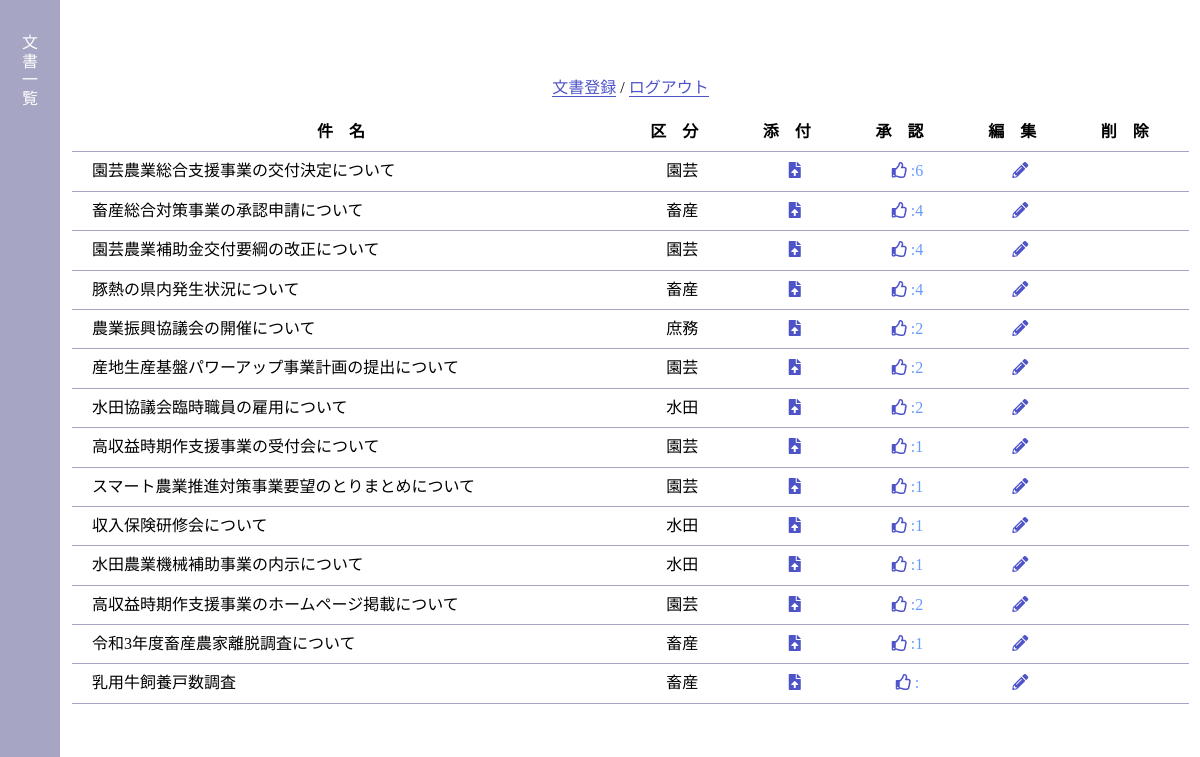
/filemgmt/doc_read.php (signed in), run on the app's committed database.
### tables this page shows
CREATE TABLE `document_table` (
  `id` int(12) NOT NULL,
  `doc_title` varchar(200) NOT NULL,
  `doc_contents` varchar(400) NOT NULL,
  `upfile` varchar(200) DEFAULT NULL,
  `created_at` datetime NOT NULL,
  `updated_at` datetime NOT NULL,
  `created_by` int(12) NOT NULL,
  `updated_by` int(12) NOT NULL
);

### filemgmt/doc_read.php (the view, shortened to what this page needs)
<?php
$pdo = connect_to_db();
$user_id = $_SESSION["id"];
$sql = "SELECT * FROM document_table
        LEFT OUTER JOIN (SELECT doc_id, COUNT(id) AS cnt
        FROM approval_table GROUP BY doc_id) AS cnt_group
        ON document_table.id = cnt_group.doc_id";
$stmt = $pdo->prepare($sql);
$status = $stmt->execute();
if ($status == false) {
  $error = $stmt->errorInfo();
  echo json_encode(["error_msg" => "{$error[2]}"]);
  exit();
} else {
  $result = $stmt->fetchAll(PDO::FETCH_ASSOC);
  $output = "";
  foreach ($result as $record) {
    $sql_appr = "SELECT doc_id,
    GROUP_CONCAT(CONCAT(username) SEPARATOR ', ') AS approver
    FROM (approval_table LEFT OUTER JOIN users_table
    ON approval_table.user_id = users_table.id) GROUP BY doc_id";
    $stmt_appr = $pdo->prepare($sql_appr);
    $status_appr = $stmt_appr->execute();
    if ($status_appr == false) {
      $error = $stmt_appr->errorInfo();
      echo json_encode(["error_msg" => "{$error[2]}"]);
      exit();
    } else {
      $result_appr = $stmt_appr->fetchAll(PDO::FETCH_ASSOC);
      $result_appr2 = array_unique($result_appr);
      foreach ($result_appr2 as $record_appr) {
        if ($user_id == $record["created_by"]) {
          $output .= "<tr>";
          $output .= "<td class='title'>{$record["doc_title"]}</td>";
          $output .= "<td>{$record["doc_contents"]}</td>";
          $output .= "<td><a href='../filemgmt/file_upform.php?id={$record["id"]}' class='icon'><i class='fas fa-file-upload'></i></a></td>";
          $output .= "<td><div class='tooltip'>
          <span class='tooltip-text'>承認者: {$record_appr["approver"]}</span>
          <span><i class='fas fa-thumbs-up'></i> :{$record["cnt"]}</span></div></td>";
          $output .= "<td><a href='../filemgmt/doc_edit.php?id={$record["id"]}' class='icon'><i class='fas fa-pencil-alt'></i></a></td>";
          $output .= "<td><a href='../filemgmt/doc_delete.php?id={$record["id"]}' class='icon' onclick='return confirm_del();'><i class='fas fa-eraser'></i></a></td>";
          $output .= "</tr>";
        } else {
          $output .= "<tr>";
          $output .= "<td class='title'>{$record["doc_title"]}</td>";
          $output .= "<td>{$record["doc_contents"]}</td>";
          $output .= "<td><a href='../filemgmt/file_upform.php?id={$record["id"]}' class='icon'><i class='fas fa-file-upload'></i></a></td>";
          $output .= "<td><div class='tooltip'>
          <span class='tooltip-text'>承認者: {$record_appr["approver"]}</span>
          <a href='../filemgmt/approval_create.php?user_id={$user_id}&doc_id={$record["id"]}' class='icon'><i class='far fa-thumbs-up'></i></a>
          <span> :{$record["cnt"]}</span>
          </div></td>";
          $output .= "<td><a href='../filemgmt/doc_edit.php?id={$record["id"]}' class='icon'><i class='fas fa-pencil-alt'></i></a></td>";
          $output .= "<td></td></tr>";
        }
      }
    }
  }
}
?>
<!DOCTYPE html>
<html lang="ja">
<head>
  <link rel="stylesheet" href="../css/normalize.css">
  <link rel="stylesheet" href="../css/filemgmt.css">
  <link href="https://use.fontawesome.com/releases/v5.6.1/css/all.css" rel="stylesheet">
</head>
<body class="read">
  <div class="wrap">
    <div class="sideNav_read">
      &emsp;<br>文<br>書<br>一<br>覧<br>
    </div>
    <div class="content">
      <fieldset>
        <div>
          <a href="../filemgmt/doc_input.php" class="link">文書登録</a> / <a href="../login/logout.php" class="link">ログアウト</a>
        </div>
        <div>
          <table>
            <thead>
              <tr>
                <th>件名</th>
                <th>区分</th>
                <th>添付</th>
                <th>承認</th>
                <th>編集</th>
                <th>削除</th>
              </tr>
            </thead>
            <tbody class="tbody_read">
              <?= $output ?>
            </tbody>
          </table>
        </div>
      </fieldset>
    </div>
  </div>
</body>
</html>

### css/filemgmt.css (style rules this page uses)
body.read { background-color: #a6a5c4; }
.wrap { margin-top: 0; width: 100%; display: flex; align-items: flex-start; }
.sideNav_read { width: 5vw; background-color: #a6a5c4; color: #fff; text-align: center; }
.content { margin-top: 0; width: 95vw; min-height: 100vh; background-color: #fff; }
fieldset { width: 98%; margin: 5% auto; text-align: center; border-radius: 10px; border: none; background-color: rgba(255, 255, 255, .9); position: relative; z-index: 100; }
div { margin-top: 1em; }
a.link { color: #4e54c8; text-decoration: none; border-bottom: 1px solid #4e54c8; }
a.icon { text-decoration: none; color: #4e54c8; }
span { color: #6699FF; }
div.tooltip { margin: auto; position: relative; cursor: pointer; }

### filemgmt/doc_read.php (style rules this page uses)
table { width: 100%; margin: auto auto 1em; text-align: left; border-collapse: collapse; border: 1px; }
th { text-align: center; padding: 10px; border-bottom: 1px solid #a6a5c4; letter-spacing: 1em; }
td { padding: 10px; text-align: center; border-bottom: 1px solid #a6a5c4; }
td.title { text-align: left; padding-left: 20px; }

### data on the page
document_table: doc_title "園芸農業総合支援事業の交付決定について", doc_contents "園芸"
document_table: doc_title "畜産総合対策事業の承認申請について", doc_contents "畜産"
document_table: doc_title "園芸農業補助金交付要綱の改正について", doc_contents "園芸"
document_table: doc_title "豚熱の県内発生状況について", doc_contents "畜産"
document_table: doc_title "農業振興協議会の開催について", doc_contents "庶務"
document_table: doc_title "産地生産基盤パワーアップ事業計画の提出について", doc_contents "園芸"
document_table: doc_title "水田協議会臨時職員の雇用について", doc_contents "水田"
document_table: doc_title "高収益時期作支援事業の受付会について", doc_contents "園芸"
document_table: doc_title "スマート農業推進対策事業要望のとりまとめについて", doc_contents "園芸"
document_table: doc_title "収入保険研修会について", doc_contents "水田"
document_table: doc_title "水田農業機械補助事業の内示について", doc_contents "水田"
document_table: doc_title "高収益時期作支援事業のホームページ掲載について", doc_contents "園芸"
document_table: doc_title "令和3年度畜産農家離脱調査について", doc_contents "畜産"
document_table: doc_title "乳用牛飼養戸数調査", doc_contents "畜産"

### other printed values
$record["cnt"] "6"
$record["cnt"] "4"
$record["cnt"] "2"
$record["cnt"] "1"
